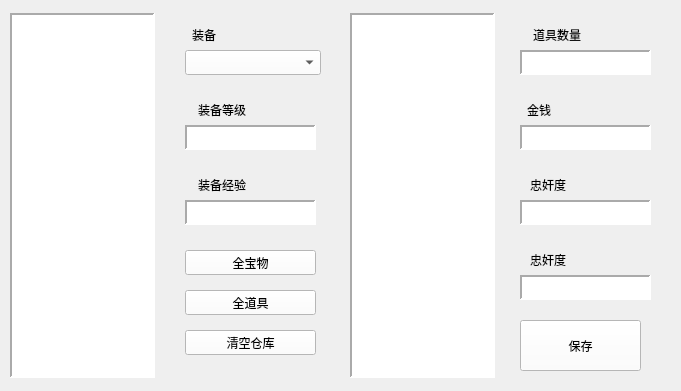
    <widget class="QWidget" name="widget_4" native="true">
     <property name="enabled">
      <bool>true</bool>
     </property>
     <property name="geometry">
      <rect>
       <x>0</x>
       <y>0</y>
       <width>681</width>
       <height>391</height>
      </rect>
     </property>
     <widget class="QListWidget" name="listview_item">
      <property name="geometry">
       <rect>
        <x>10</x>
        <y>13</y>
        <width>145</width>
        <height>365</height>
       </rect>
      </property>
      <property name="font">
       <font>
        <pointsize>8</pointsize>
       </font>
      </property>
      <property name="styleSheet">
       <string notr="true">background-color:rgb(255, 255, 255);
color:rgb(0,0,0);</string>
      </property>
      <property name="frameShape">
       <enum>QFrame::Panel</enum>
      </property>
      <property name="frameShadow">
       <enum>QFrame::Sunken</enum>
      </property>
      <property name="lineWidth">
       <number>2</number>
      </property>
      <property name="autoScroll">
       <bool>true</bool>
      </property>
      <property name="editTriggers">
       <set>QAbstractItemView::NoEditTriggers</set>
      </property>
      <property name="defaultDropAction">
       <enum>Qt::MoveAction</enum>
      </property>
     </widget>
     <widget class="QPushButton" name="item_save">
      <property name="geometry">
       <rect>
        <x>520</x>
        <y>320</y>
        <width>121</width>
        <height>51</height>
       </rect>
      </property>
      <property name="styleSheet">
       <string notr="true">background-color:rgb(255, 255, 255);
color:rgb(0,0,0);</string>
      </property>
      <property name="text">
       <string>保存</string>
      </property>
     </widget>
     <widget class="QLabel" name="item_1">
      <property name="geometry">
       <rect>
        <x>175</x>
        <y>25</y>
        <width>41</width>
        <height>20</height>
       </rect>
      </property>
      <property name="font">
       <font>
        <family>微软雅黑</family>
       </font>
      </property>
      <property name="styleSheet">
       <string notr="true">color:rgb(0,0,0);</string>
      </property>
      <property name="text">
       <string>&lt;html&gt;&lt;head/&gt;&lt;body&gt;&lt;p align=&quot;right&quot;&gt;&lt;span style=&quot; font-size:9pt;&quot;&gt;装备&lt;/span&gt;&lt;/p&gt;&lt;/body&gt;&lt;/html&gt;</string>
      </property>
     </widget>
     <widget class="QComboBox" name="item_input_1">
      <property name="geometry">
       <rect>
        <x>185</x>
        <y>50</y>
        <width>136</width>
        <height>25</height>
       </rect>
      </property>
      <property name="styleSheet">
       <string notr="true">background-color:rgb(255, 255, 255);
color:rgb(0,0,0);</string>
      </property>
     </widget>
     <widget class="QLabel" name="item_2">
      <property name="geometry">
       <rect>
        <x>185</x>
        <y>100</y>
        <width>61</width>
        <height>20</height>
       </rect>
      </property>
      <property name="font">
       <font>
        <family>微软雅黑</family>
       </font>
      </property>
      <property name="styleSheet">
       <string notr="true">color:rgb(0,0,0);</string>
      </property>
      <property name="text">
       <string>&lt;html&gt;&lt;head/&gt;&lt;body&gt;&lt;p align=&quot;right&quot;&gt;装备等级&lt;/p&gt;&lt;/body&gt;&lt;/html&gt;</string>
      </property>
     </widget>
     <widget class="QTextEdit" name="item_input_2">
      <property name="geometry">
       <rect>
        <x>185</x>
        <y>125</y>
        <width>131</width>
        <height>25</height>
       </rect>
      </property>
      <property name="font">
       <font>
        <family>微软雅黑</family>
        <pointsize>9</pointsize>
       </font>
      </property>
      <property name="styleSheet">
       <string notr="true">background-color:rgb(255, 255, 255);
color:rgb(0,0,0);</string>
      </property>
      <property name="frameShape">
       <enum>QFrame::Panel</enum>
      </property>
      <property name="lineWidth">
       <number>2</number>
      </property>
      <property name="verticalScrollBarPolicy">
       <enum>Qt::ScrollBarAlwaysOff</enum>
      </property>
      <property name="horizontalScrollBarPolicy">
       <enum>Qt::ScrollBarAlwaysOff</enum>
      </property>
     </widget>
     <widget class="QLabel" name="item_3">
      <property name="geometry">
       <rect>
        <x>185</x>
        <y>175</y>
        <width>61</width>
        <height>20</height>
       </rect>
      </property>
      <property name="font">
       <font>
        <family>微软雅黑</family>
       </font>
      </property>
      <property name="styleSheet">
       <string notr="true">color:rgb(0,0,0);</string>
      </property>
      <property name="text">
       <string>&lt;html&gt;&lt;head/&gt;&lt;body&gt;&lt;p align=&quot;right&quot;&gt;装备经验&lt;/p&gt;&lt;/body&gt;&lt;/html&gt;</string>
      </property>
     </widget>
     <widget class="QTextEdit" name="item_input_3">
      <property name="geometry">
       <rect>
        <x>185</x>
        <y>200</y>
        <width>131</width>
        <height>25</height>
       </rect>
      </property>
      <property name="font">
       <font>
        <family>微软雅黑</family>
        <pointsize>9</pointsize>
       </font>
      </property>
      <property name="styleSheet">
       <string notr="true">background-color:rgb(255, 255, 255);
color:rgb(0,0,0);</string>
      </property>
      <property name="frameShape">
       <enum>QFrame::Panel</enum>
      </property>
      <property name="lineWidth">
       <number>2</number>
      </property>
      <property name="verticalScrollBarPolicy">
       <enum>Qt::ScrollBarAlwaysOff</enum>
      </property>
      <property name="horizontalScrollBarPolicy">
       <enum>Qt::ScrollBarAlwaysOff</enum>
      </property>
     </widget>
     <widget class="QPushButton" name="item_all_1">
      <property name="geometry">
       <rect>
        <x>185</x>
        <y>250</y>
        <width>131</width>
        <height>25</height>
       </rect>
      </property>
      <property name="styleSheet">
       <string notr="true">background-color:rgb(255, 255, 255);
color:rgb(0,0,0);</string>
      </property>
      <property name="text">
       <string>全宝物</string>
      </property>
     </widget>
     <widget class="QPushButton" name="item_all_2">
      <property name="geometry">
       <rect>
        <x>185</x>
        <y>290</y>
        <width>131</width>
        <height>25</height>
       </rect>
      </property>
      <property name="styleSheet">
       <string notr="true">background-color:rgb(255, 255, 255);
color:rgb(0,0,0);</string>
      </property>
      <property name="text">
       <string>全道具</string>
      </property>
     </widget>
     <widget class="QPushButton" name="item_all_3">
      <property name="geometry">
       <rect>
        <x>185</x>
        <y>330</y>
        <width>131</width>
        <height>25</height>
       </rect>
      </property>
      <property name="styleSheet">
       <string notr="true">background-color:rgb(255, 255, 255);
color:rgb(0,0,0);</string>
      </property>
      <property name="text">
       <string>清空仓库</string>
      </property>
     </widget>
     <widget class="QListWidget" name="listview_item_2">
      <property name="geometry">
       <rect>
        <x>350</x>
        <y>13</y>
        <width>145</width>
        <height>365</height>
       </rect>
      </property>
      <property name="font">
       <font>
        <pointsize>8</pointsize>
       </font>
      </property>
      <property name="styleSheet">
       <string notr="true">background-color:rgb(255, 255, 255);
color:rgb(0,0,0);</string>
      </property>
      <property name="frameShape">
       <enum>QFrame::Panel</enum>
      </property>
      <property name="frameShadow">
       <enum>QFrame::Sunken</enum>
      </property>
      <property name="lineWidth">
       <number>2</number>
      </property>
      <property name="autoScroll">
       <bool>true</bool>
      </property>
      <property name="editTriggers">
       <set>QAbstractItemView::NoEditTriggers</set>
      </property>
      <property name="defaultDropAction">
       <enum>Qt::MoveAction</enum>
      </property>
     </widget>
     <widget class="QLabel" name="item_4">
      <property name="geometry">
       <rect>
        <x>520</x>
        <y>25</y>
        <width>61</width>
        <height>20</height>
       </rect>
      </property>
      <property name="font">
       <font>
        <family>微软雅黑</family>
       </font>
      </property>
      <property name="styleSheet">
       <string notr="true">color:rgb(0,0,0);</string>
      </property>
      <property name="text">
       <string>&lt;html&gt;&lt;head/&gt;&lt;body&gt;&lt;p align=&quot;right&quot;&gt;道具数量&lt;/p&gt;&lt;/body&gt;&lt;/html&gt;</string>
      </property>
     </widget>
     <widget class="QTextEdit" name="item_input_4">
      <property name="geometry">
       <rect>
        <x>520</x>
        <y>50</y>
        <width>131</width>
        <height>25</height>
       </rect>
      </property>
      <property name="font">
       <font>
        <family>微软雅黑</family>
        <pointsize>9</pointsize>
       </font>
      </property>
      <property name="styleSheet">
       <string notr="true">background-color:rgb(255, 255, 255);
color:rgb(0,0,0);</string>
      </property>
      <property name="frameShape">
       <enum>QFrame::Panel</enum>
      </property>
      <property name="lineWidth">
       <number>2</number>
      </property>
      <property name="verticalScrollBarPolicy">
       <enum>Qt::ScrollBarAlwaysOff</enum>
      </property>
      <property name="horizontalScrollBarPolicy">
       <enum>Qt::ScrollBarAlwaysOff</enum>
      </property>
     </widget>
     <widget class="QLabel" name="item_5">
      <property name="geometry">
       <rect>
        <x>520</x>
        <y>100</y>
        <width>31</width>
        <height>20</height>
       </rect>
      </property>
      <property name="font">
       <font>
        <family>微软雅黑</family>
       </font>
      </property>
      <property name="styleSheet">
       <string notr="true">color:rgb(0,0,0);</string>
      </property>
      <property name="text">
       <string>&lt;html&gt;&lt;head/&gt;&lt;body&gt;&lt;p align=&quot;right&quot;&gt;金钱&lt;/p&gt;&lt;/body&gt;&lt;/html&gt;</string>
      </property>
     </widget>
     <widget class="QTextEdit" name="item_input_5">
      <property name="geometry">
       <rect>
        <x>520</x>
        <y>125</y>
        <width>131</width>
        <height>25</height>
       </rect>
      </property>
      <property name="font">
       <font>
        <family>微软雅黑</family>
        <pointsize>9</pointsize>
       </font>
      </property>
      <property name="styleSheet">
       <string notr="true">background-color:rgb(255, 255, 255);
color:rgb(0,0,0);</string>
      </property>
      <property name="frameShape">
       <enum>QFrame::Panel</enum>
      </property>
      <property name="lineWidth">
       <number>2</number>
      </property>
      <property name="verticalScrollBarPolicy">
       <enum>Qt::ScrollBarAlwaysOff</enum>
      </property>
      <property name="horizontalScrollBarPolicy">
       <enum>Qt::ScrollBarAlwaysOff</enum>
      </property>
     </widget>
     <widget class="QTextEdit" name="item_input_6">
      <property name="geometry">
       <rect>
        <x>520</x>
        <y>200</y>
        <width>131</width>
        <height>25</height>
       </rect>
      </property>
      <property name="font">
       <font>
        <family>微软雅黑</family>
        <pointsize>9</pointsize>
       </font>
      </property>
      <property name="styleSheet">
       <string notr="true">background-color:rgb(255, 255, 255);
color:rgb(0,0,0);</string>
      </property>
      <property name="frameShape">
       <enum>QFrame::Panel</enum>
      </property>
      <property name="lineWidth">
       <number>2</number>
      </property>
      <property name="verticalScrollBarPolicy">
       <enum>Qt::ScrollBarAlwaysOff</enum>
      </property>
      <property name="horizontalScrollBarPolicy">
       <enum>Qt::ScrollBarAlwaysOff</enum>
      </property>
     </widget>
     <widget class="QLabel" name="item_6">
      <property name="geometry">
       <rect>
        <x>505</x>
        <y>175</y>
        <width>61</width>
        <height>20</height>
       </rect>
      </property>
      <property name="font">
       <font>
        <family>微软雅黑</family>
       </font>
      </property>
      <property name="styleSheet">
       <string notr="true">color:rgb(0,0,0);</string>
      </property>
      <property name="text">
       <string>&lt;html&gt;&lt;head/&gt;&lt;body&gt;&lt;p align=&quot;right&quot;&gt;忠奸度&lt;/p&gt;&lt;/body&gt;&lt;/html&gt;</string>
      </property>
     </widget>
     <widget class="QLabel" name="item_7">
      <property name="geometry">
       <rect>
        <x>505</x>
        <y>250</y>
        <width>61</width>
        <height>20</height>
       </rect>
      </property>
      <property name="font">
       <font>
        <family>微软雅黑</family>
       </font>
      </property>
      <property name="styleSheet">
       <string notr="true">color:rgb(0,0,0);</string>
      </property>
      <property name="text">
       <string>&lt;html&gt;&lt;head/&gt;&lt;body&gt;&lt;p align=&quot;right&quot;&gt;忠奸度&lt;/p&gt;&lt;/body&gt;&lt;/html&gt;</string>
      </property>
     </widget>
     <widget class="QTextEdit" name="item_input_7">
      <property name="geometry">
       <rect>
        <x>520</x>
        <y>275</y>
        <width>131</width>
        <height>25</height>
       </rect>
      </property>
      <property name="font">
       <font>
        <family>微软雅黑</family>
        <pointsize>9</pointsize>
       </font>
      </property>
      <property name="styleSheet">
       <string notr="true">background-color:rgb(255, 255, 255);
color:rgb(0,0,0);</string>
      </property>
      <property name="frameShape">
       <enum>QFrame::Panel</enum>
      </property>
      <property name="lineWidth">
       <number>2</number>
      </property>
      <property name="verticalScrollBarPolicy">
       <enum>Qt::ScrollBarAlwaysOff</enum>
      </property>
      <property name="horizontalScrollBarPolicy">
       <enum>Qt::ScrollBarAlwaysOff</enum>
      </property>
     </widget>
    </widget>
